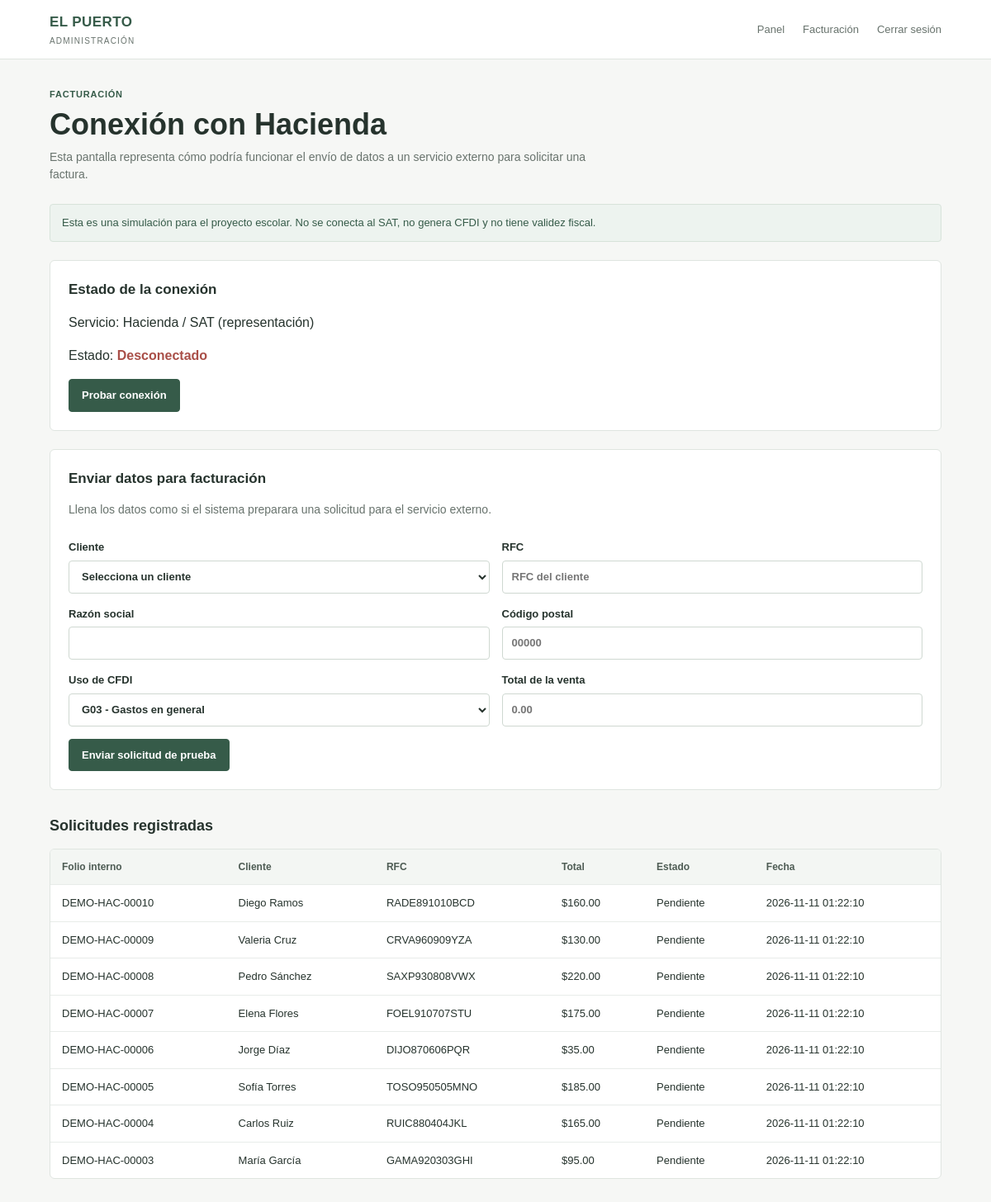
The page /admin/hacienda.php (signed in) on the database its author committed.
### tables this page shows
CREATE TABLE facturacion (
     
    id INT AUTO_INCREMENT PRIMARY KEY,
     
    cliente_id INT NOT NULL,
     
    pedido_id INT NULL,
     
     
    rfc VARCHAR(13),
     
     
    razon_social VARCHAR(150),
     
     
    codigo_postal VARCHAR(5),
     
     
    uso_cfdi VARCHAR(30),
     
    total DECIMAL(10,2) NOT NULL DEFAULT 0,
     
     
    estado ENUM('Pendiente', 'Solicitada', 'Emitida') DEFAULT 'Pendiente',
     
    fecha TIMESTAMP DEFAULT CURRENT_TIMESTAMP,
     
     
    CONSTRAINT fk_facturacion_cliente
        FOREIGN KEY (cliente_id) REFERENCES clientes(id),
     
     
    CONSTRAINT fk_facturacion_pedido
        FOREIGN KEY (pedido_id) REFERENCES pedidos(id)
        ON DELETE SET NULL
);

CREATE TABLE clientes (
     
     
    id INT AUTO_INCREMENT PRIMARY KEY,
     
     
    nombre VARCHAR(120) NOT NULL,
     
     
    telefono VARCHAR(20),
     
     
    correo VARCHAR(120),
     
     
    direccion VARCHAR(180)
);

### admin/hacienda.php (the view, shortened to what this page needs)
<?php
require_once "../config/conexion.php";
$sql = "SELECT facturacion.*, clientes.nombre AS nombre_cliente
        FROM facturacion
        LEFT JOIN clientes ON facturacion.cliente_id = clientes.id
        ORDER BY facturacion.id DESC
        LIMIT 8";
$consulta = $conexion->query($sql);
$solicitudes = $consulta->fetchAll(PDO::FETCH_ASSOC);
?>
<!DOCTYPE html>
<html lang="es">
<head>
    <link rel="stylesheet" href="../assets/css/estilos.css">
</head>
<body>
    <header class="topbar">
        <a class="logo-admin" href="panel.php">
            EL PUERTO
            <small>ADMINISTRACIÓN</small>
        </a>
        <nav>
            <a href="panel.php">Panel</a>
            <a href="modulo.php?tabla=facturacion">Facturación</a>
            <a href="index.php?salir=1">Cerrar sesión</a>
        </nav>
    </header>
    <main class="wrap">
        <p class="eyebrow">FACTURACIÓN</p>
        <h1>Conexión con Hacienda</h1>
        <p class="intro">
            Esta pantalla representa cómo podría funcionar el envío de datos
            a un servicio externo para solicitar una factura.
        </p>
        <div class="notice">
            Esta es una simulación para el proyecto escolar. No se conecta al SAT,
            no genera CFDI y no tiene validez fiscal.
        </div>
        <section class="panel-contenido">
            <h2>Estado de la conexión</h2>
            <p>Servicio: Hacienda / SAT (representación)</p>
            <p>
                Estado:
                <?php if (!empty($_SESSION["hacienda_demo"])): ?>
                    <strong class="estado-conectado">Conectado (simulación)</strong>
                <?php else: ?>
                    <strong class="estado-desconectado">Desconectado</strong>
                <?php endif; ?>
            </p>
            <form method="POST">
                <?php if (empty($_SESSION["hacienda_demo"])): ?>
                    <button class="boton-principal" type="submit" name="probar_conexion">
                        Probar conexión
                    </button>
                <?php else: ?>
                    <button class="boton-secundario" type="submit" name="desconectar">
                        Desconectar prueba
                    </button>
                <?php endif; ?>
            </form>
        </section>
        <section class="panel-contenido">
            <h2>Enviar datos para facturación</h2>
            <p class="intro">
                Llena los datos como si el sistema preparara una solicitud para el servicio externo.
            </p>
            <form method="POST">
                <div class="form-grid">
                    <label>
                        Cliente
                        <select name="cliente_id" required>
                            <option value="">Selecciona un cliente</option>
                        </select>
                    </label>
                    <label>
                        RFC
                        <input
                            type="text"
                            name="rfc"
                            maxlength="13"
                            placeholder="RFC del cliente"
                            required
                        >
                    </label>
                    <label>
                        Razón social
                        <input type="text" name="razon_social" required>
                    </label>
                    <label>
                        Código postal
                        <input
                            type="text"
                            name="codigo_postal"
                            maxlength="5"
                            inputmode="numeric"
                            placeholder="00000"
                            required
                        >
                    </label>
                    <label>
                        Uso de CFDI
                        <select name="uso_cfdi">
                            <option value="G03">G03 - Gastos en general</option>
                        </select>
                    </label>
                    <label>
                        Total de la venta
                        <input
                            type="number"
                            name="total"
                            min="0.01"
                            step="0.01"
                            placeholder="0.00"
                            required
                        >
                    </label>
                </div>
                <button class="boton-principal" type="submit" name="generar_demo">
                    Enviar solicitud de prueba
                </button>
            </form>
        </section>
        <h2 class="section-title">Solicitudes registradas</h2>
        <div class="table-box">
            <table>
                <thead>
                    <tr>
                        <th>Folio interno</th>
                        <th>Cliente</th>
                        <th>RFC</th>
                        <th>Total</th>
                        <th>Estado</th>
                        <th>Fecha</th>
                    </tr>
                </thead>
                <tbody>
                    <?php foreach ($solicitudes as $solicitud): ?>
                        <tr>
                            <td>DEMO-HAC-<?= str_pad($solicitud["id"], 5, "0", STR_PAD_LEFT) ?></td>
                            <td><?= htmlspecialchars($solicitud["nombre_cliente"] ?? "Sin cliente") ?></td>
                            <td><?= htmlspecialchars($solicitud["rfc"] ?? "") ?></td>
                            <td>$<?= number_format((float) $solicitud["total"], 2) ?></td>
                            <td><?= htmlspecialchars($solicitud["estado"]) ?></td>
                            <td><?= htmlspecialchars($solicitud["fecha"]) ?></td>
                        </tr>
                    <?php endforeach; ?>
                </tbody>
            </table>
        </div>
    </main>
</body>
</html>

### assets/css/estilos.css (style rules this page uses)
* { box-sizing: border-box; }
:root { --fondo: #f6f7f5; --blanco: #ffffff; --texto: #26332d; --texto-suave: #68736d; --verde: #365b49; --verde-hover: #294938; --verde-claro: #edf3ef; --borde: #dfe5e0; --rojo: #a94f48; }
body { margin: 0; font-family: Arial, Helvetica, sans-serif; background: var(--fondo); color: var(--texto); line-height: 1.5; }
a { color: inherit; text-decoration: none; }
button, input, select, textarea { font: inherit; }
.topbar, .barra { min-height: 68px; padding: 14px max(5%, calc((100% - 1120px) / 2)); display: flex; align-items: center; justify-content: space-between; gap: 20px; background: var(--blanco); border-bottom: 1px solid var(--borde); }
.logo-admin, .marca { display: flex; flex-direction: column; color: var(--verde); font-size: 17px; font-weight: 700; letter-spacing: .4px; }
.logo-admin small, .marca small { margin-top: 2px; color: var(--texto-suave); font-size: 10px; font-weight: 400; letter-spacing: 1.2px; }
.topbar nav, .barra nav { display: flex; align-items: center; gap: 22px; color: var(--texto-suave); font-size: 13px; }
.wrap, .admin-contenido { width: min(1120px, 90%); margin: 34px auto 60px; }
.eyebrow, .etiqueta { margin: 0 0 7px; color: var(--verde); font-size: 11px; font-weight: 700; letter-spacing: .8px; text-transform: uppercase; }
h1 { margin: 5px 0 8px; color: var(--texto); font-size: clamp(27px, 4vw, 36px); font-weight: 700; line-height: 1.2; }
h2, h3 { color: var(--texto); }
.intro { max-width: 680px; margin: 0 0 25px; color: var(--texto-suave); font-size: 14px; }
.section-title { margin: 30px 0 14px; font-size: 18px; font-weight: 600; }
.panel-contenido, .formulario-admin { margin: 22px 0; padding: 22px; background: var(--blanco); border: 1px solid var(--borde); border-radius: 6px; }
.panel-contenido h2 { margin: 0 0 15px; font-size: 17px; font-weight: 600; }
.form-grid { display: grid; grid-template-columns: repeat(2, minmax(0, 1fr)); gap: 15px; margin: 15px 0; }
label { display: flex; flex-direction: column; gap: 6px; color: var(--texto); font-size: 13px; font-weight: 600; }
input, select, textarea { width: 100%; min-height: 40px; padding: 9px 11px; color: var(--texto); background: var(--blanco); border: 1px solid #cfd8d1; border-radius: 4px; font-size: 13px; }
.boton-principal, .boton-secundario, .boton { display: inline-flex; align-items: center; justify-content: center; min-height: 38px; padding: 9px 15px; color: var(--blanco); background: var(--verde); border: 1px solid var(--verde); border-radius: 4px; font-size: 13px; font-weight: 600; cursor: pointer; }
.table-box, .tabla-contenedor { overflow-x: auto; background: var(--blanco); border: 1px solid var(--borde); border-radius: 6px; }
table { width: 100%; border-collapse: collapse; min-width: 650px; text-align: left; }
th, td { padding: 12px 14px; border-bottom: 1px solid #e8ece9; font-size: 13px; }
th { color: #4e5c54; background: #f3f6f3; font-size: 12px; font-weight: 600; }
td { color: var(--texto); }
tbody tr:last-child td { border-bottom: 0; }
.notice { margin: 16px 0; padding: 12px 14px; color: #365b49; background: var(--verde-claro); border: 1px solid #d7e3da; border-radius: 4px; font-size: 13px; }
.estado-desconectado { color: #a94f48; }

### rows shown on the page
facturacion: id "00010", cliente.nombre "Diego Ramos", rfc "RADE891010BCD", total "160.00", estado "Pendiente", fecha "2026-11-11 01:22:10"
facturacion: id "00009", cliente.nombre "Valeria Cruz", rfc "CRVA960909YZA", total "130.00", estado "Pendiente", fecha "2026-11-11 01:22:10"
facturacion: id "00008", cliente.nombre "Pedro Sánchez", rfc "SAXP930808VWX", total "220.00", estado "Pendiente", fecha "2026-11-11 01:22:10"
facturacion: id "00007", cliente.nombre "Elena Flores", rfc "FOEL910707STU", total "175.00", estado "Pendiente", fecha "2026-11-11 01:22:10"
facturacion: id "00006", cliente.nombre "Jorge Díaz", rfc "DIJO870606PQR", total "35.00", estado "Pendiente", fecha "2026-11-11 01:22:10"
facturacion: id "00005", cliente.nombre "Sofía Torres", rfc "TOSO950505MNO", total "185.00", estado "Pendiente", fecha "2026-11-11 01:22:10"
facturacion: id "00004", cliente.nombre "Carlos Ruiz", rfc "RUIC880404JKL", total "165.00", estado "Pendiente", fecha "2026-11-11 01:22:10"
facturacion: id "00003", cliente.nombre "María García", rfc "GAMA920303GHI", total "95.00", estado "Pendiente", fecha "2026-11-11 01:22:10"
